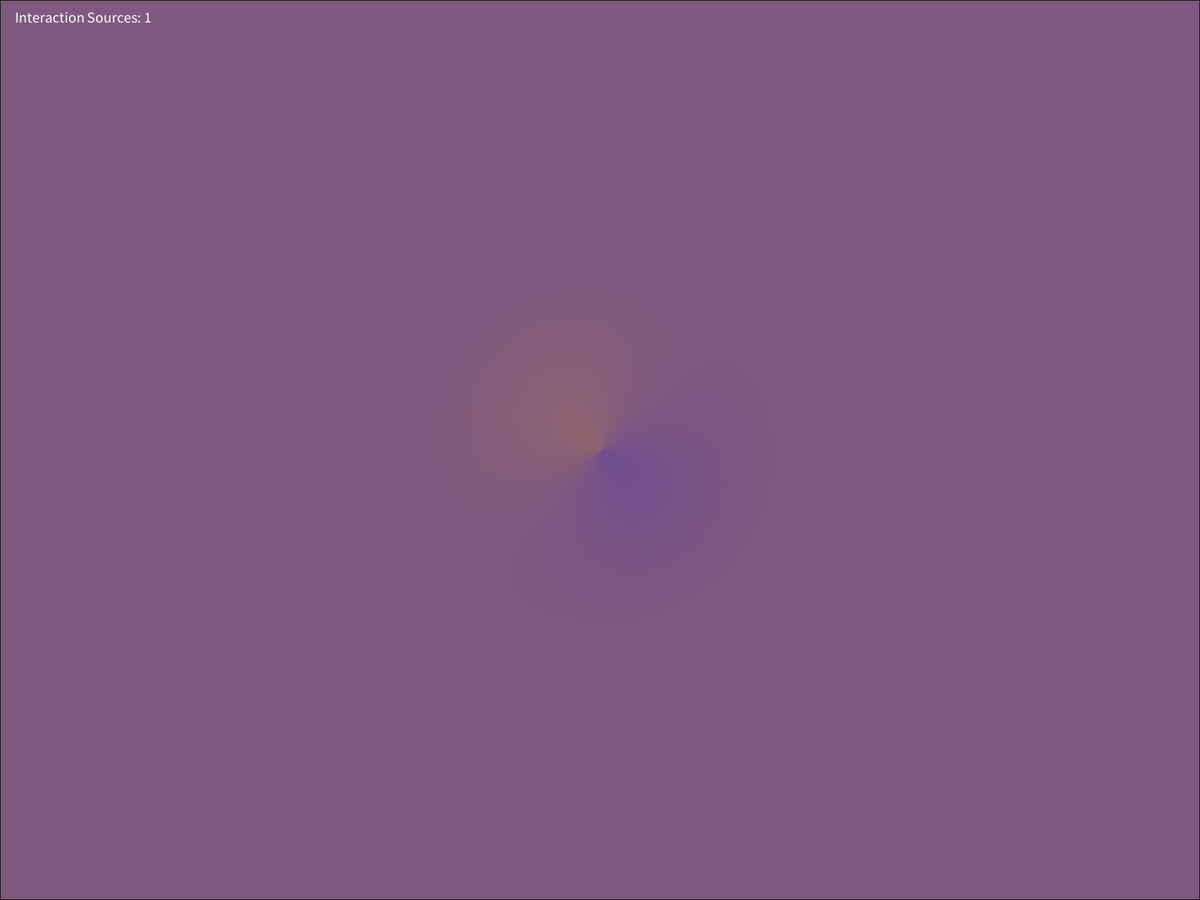
Frame 1 (no input)
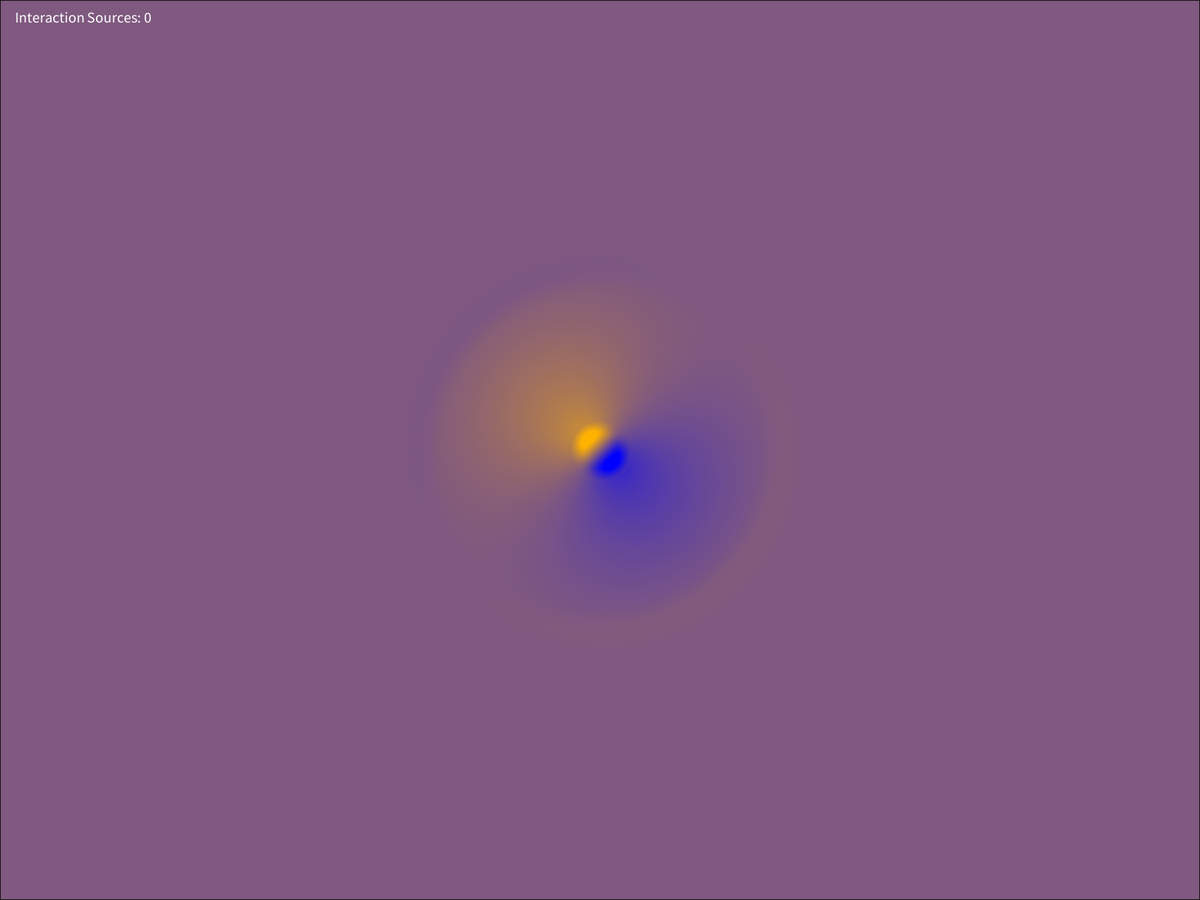
Frame 60 (the mouse pressed at the canvas centre just before this capture)
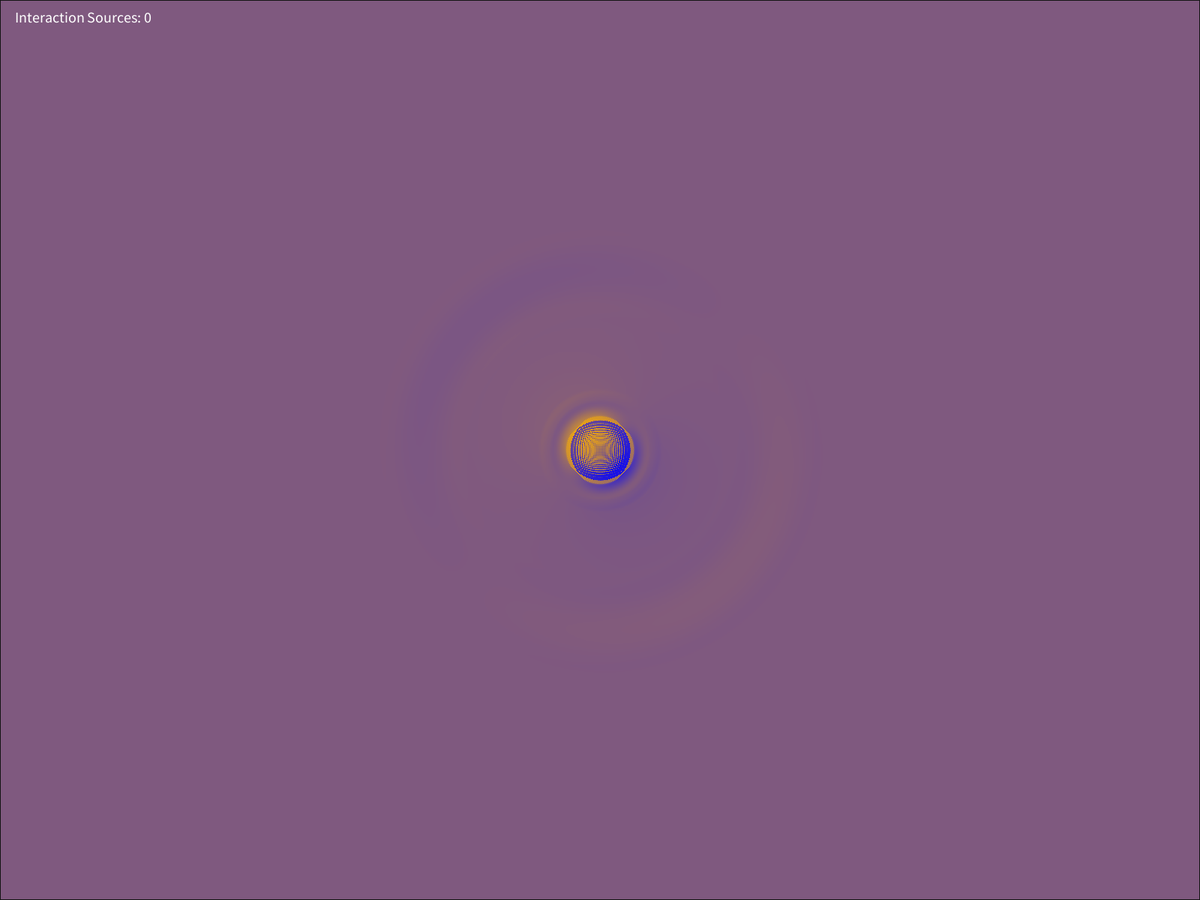
Frame 120 (the mouse held since frame 60 and released just before this capture)

The Processing sketch that drew these frames (run headless with seeded random() and noise(); from frame 60 on, the mouse is pressed at the canvas centre):

// Processing sketch: interaction
// ── interaction.pde
ArrayList<InteractionSource> interactionSources; 
int cols, rows;  
float[][] current, previous; // 현재 프레임의 파동 상태와 이전 프레임의 상태를 저장
float damping = 0.99; // Q. 파동이 상호작용과 만나 약해지려면? 파동의 감쇠율, 값이 작을수록 파동이 더 빨리 약해진다

void setup() {
  fullScreen(); // Q. 초기 구문 ~한 인터랙션 코드를 구현하려고 한다 ~ 조건을 지켜 초기 구문을 작성해줘
  //(초기 구문 작성 시 구현 된 코드이고 몰랐던 내용들 각주)
  cols = width; // 화면의 가로 픽셀 수를 열의 수로 설정
  rows = height; // 화면의 세로 픽셀 수를 행의 수로 설정
  current = new float[cols][rows]; // 현재 상태를 저장하는 배열 초기화
  previous = new float[cols][rows]; // 이전 상태를 저장하는 배열 초기화
  interactionSources = new ArrayList<InteractionSource>(); // 상호작용 리스트 초기화
  // Q. 화면 중심에 기본 상호작용 추가 > 이후 수정
  interactionSources.add(new InteractionSource(width / 2, height / 2, min(width, height) / 5, 0.1));
  noStroke();
}

void draw() {
  background(20);
  loadPixels(); // 화면 픽셀 데이터를 처리할 준비

  // Q. 상호작용들끼리 서로의 영향을 미치게 하는 값 계산
  for (InteractionSource is : interactionSources) {
    is.updateInfluence(current, previous); // 현재와 이전 상태에 영향을 적용
  }

  // 파동 시뮬레이션 업데이트
  for (int x = 1; x < cols - 1; x++) { // 가장자리를 제외한 열 순회
    for (int y = 1; y < rows - 1; y++) { // 가장자리를 제외한 행 순회
      // 파동 계산: 주변 픽셀의 평균 값을 사용해 새로운 상태 결정
      current[x][y] = (
        previous[x-1][y] + // 왼쪽 픽셀
        previous[x+1][y] + // 오른쪽 픽셀
        previous[x][y-1] + // 위쪽 픽셀
        previous[x][y+1]   // 아래쪽 픽셀
      ) / 2 - current[x][y]; // 중앙 값을 업데이트
      //Q. 파동이 상호작용의 영향을 받아 약해지려면?
      current[x][y] *= damping; // 감쇠율 적용
     
      float colorValue = map(current[x][y], -1, 1, 0, 255); // 픽셀의 색상 값을 계산하는데 파동 값 > 색상 값으로 매핑하기
      colorValue = constrain(colorValue, 0, 255); //
      pixels[x + y * width] = color(colorValue, colorValue * 0.7, 255 - colorValue);
    }
  }
  updatePixels(); // 업데이트된 픽셀 데이터를 화면에 반영

  // 이전 상태를 현재 상태로 갱신 (배열 교환)
  float[][] temp = previous;
  previous = current;
  current = temp;

  for (int i = interactionSources.size() - 1; i >= 0; i--) { // Q. -- 처음 구현해서 구현 코드 예문 받음. 리스트를 뒤에서부터 순회
    InteractionSource is = interactionSources.get(i);
    if (is.isExpired()) { 
      interactionSources.remove(i);
    }
  }
  fill(255);
  textSize(20);
  //Q, "Interaction Sources: " 상단 위에 출력하기
  text("Interaction Sources: " + interactionSources.size(), 20, 30);
}

void mouseDragged() {
  //Q. 드래그로 상호 작용 추가하는 코드 작성 > 이후 수정
  interactionSources.add(new InteractionSource(mouseX, mouseY, random(min(width, height) / 10, min(width, height) / 4), random(0.05, 0.1)));
}

void mousePressed() {
  int x = mouseX; 
  int y = mouseY; 
  //Q. 화면 내부에 파동을 생성할 시 if 코드 작성 후 > 이후  GPT 수정 
  if (x > 0 && x < cols && y > 0 && y < rows) { // 클릭 위치가 화면 내부일 경우
    previous[x][y] = 255; 
  }
}

class InteractionSource {
  //Q. error 뜨는 구문 복사 >  GPT가 수정
  PVector position;
  float radius; 
  float strength; 
  int createTime; 

  
  InteractionSource(float x, float y, float radius, float strength) {
    //Q. 마찬가지 포지션 에러 > GPT 구문 수정
    this.position = new PVector(x, y); // 위치 설정
    this.radius = radius; 
    this.strength = strength; 
    this.createTime = millis();
  }

  // Q. 상호작용 요소와 파동이 서로 상호작용 할 수 있게 요소의 중심이 파동을 흡입하는 듯하 인터랙션 구현하기
  void updateInfluence(float[][] current, float[][] previous) {
    // 영향을 줄 수 있는 그리드 범위 계산
    int startX = max(1, int(position.x - radius));
    int endX = min(cols - 1, int(position.x + radius));
    int startY = max(1, int(position.y - radius));
    int endY = min(rows - 1, int(position.y + radius));

    for (int x = startX; x < endX; x++) { // X 좌표 순회
      for (int y = startY; y < endY; y++) { // Y 좌표 순회
        PVector dir = PVector.sub(position, new PVector(x, y)); // 상호작용 중심과 현재 위치 사이의 방향 벡터 값으로 계산
        float distance = dir.mag(); // 중심과의 거리 계산
        if (distance < radius) { // 상호작용 반경 안에 있는 경우에만 영향 작용하기
          float influence = map(distance, 0, radius, 1, 0); // 거리 기반 영향 계산하기
          dir.normalize(); // 방향 벡터 정규화
          current[x][y] += dir.x * strength * influence; // X축 영향을 현재 상태에 추가하기
          current[x][y] += dir.y * strength * influence; // Y축 영향을 현재 상태에 ''
          previous[x][y] += dir.x * strength * influence; // X축 영향을 이전 상태에 ''
          previous[x][y] += dir.y * strength * influence; // Y축 영향을 이전 상태에 ''
        }
      }
    }
  }

  boolean isExpired() {
    return millis() - createTime > 3000;
  }
}
